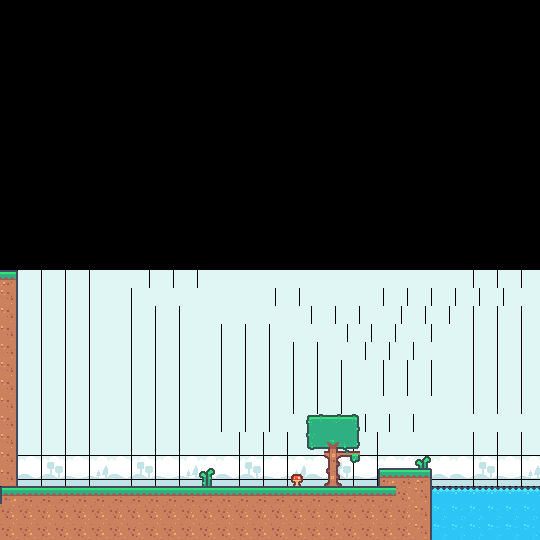

A level layout from a 2D game, rendered from its tile map. Below: a short description, then the map file with its tile-grid data intact:
An orthogonal 30x30 tile map with 18x18 px tiles, 2 tile layers (Tile Layer 2, Tile Layer 1), 2 tilesets.

<map version="1.10" tiledversion="1.10.2" orientation="orthogonal" renderorder="right-down" width="30" height="30" tilewidth="18" tileheight="18" infinite="0" nextlayerid="4" nextobjectid="1">
 <tileset firstgid="1" name="tilemap" tilewidth="18" tileheight="18" spacing="1" tilecount="180" columns="20">
  <image source="kenney_pixel-platformer/Tilemap/tilemap.png" width="379" height="170" />
 </tileset>
 <tileset firstgid="181" name="tilemap-backgrounds_packed" tilewidth="18" tileheight="18" spacing="1" tilecount="30" columns="10">
  <image source="kenney_pixel-platformer/Tilemap/tilemap-backgrounds.png" width="199" height="74" />
 </tileset>
 <layer id="3" name="Tile Layer 2" width="30" height="30">
  <data encoding="csv">
0,0,0,0,0,0,0,0,0,0,0,0,0,0,0,0,0,0,0,0,0,0,0,0,0,0,0,0,0,0,
0,0,0,0,0,0,0,0,0,0,0,0,0,0,0,0,0,0,0,0,0,0,0,0,0,0,0,0,0,0,
0,0,0,0,0,0,0,0,0,0,0,0,0,0,0,0,0,0,0,0,0,0,0,0,0,0,0,0,0,0,
0,0,0,0,0,0,0,0,0,0,0,0,0,0,0,0,0,0,0,0,0,0,0,0,0,0,0,0,0,0,
0,0,0,0,0,0,0,0,0,0,0,0,0,0,0,0,0,0,0,0,0,0,0,0,0,0,0,0,0,0,
0,0,0,0,0,0,0,0,0,0,0,0,0,0,0,0,0,0,0,0,0,0,0,0,0,0,0,0,0,0,
0,0,0,0,0,0,0,0,0,0,0,0,0,0,0,0,0,0,0,0,0,0,0,0,0,0,0,0,0,0,
0,0,0,0,0,0,0,0,0,0,0,0,0,0,0,0,0,0,0,0,0,0,0,0,0,0,0,0,0,0,
0,0,0,0,0,0,0,0,0,0,0,0,0,0,0,0,0,0,0,0,0,0,0,0,0,0,0,0,0,0,
0,0,0,0,0,0,0,0,0,0,0,0,0,0,0,0,0,0,0,0,0,0,0,0,0,0,0,0,0,0,
0,0,0,0,0,0,0,0,0,0,0,0,0,0,0,0,0,0,0,0,0,0,0,0,0,0,0,0,0,0,
0,0,0,0,0,0,0,0,0,0,0,0,0,0,0,0,0,0,0,0,0,0,0,0,0,0,0,0,0,0,
0,0,0,0,0,0,0,0,0,0,0,0,0,0,0,0,0,0,0,0,0,0,0,0,0,0,0,0,0,0,
0,0,0,0,0,0,0,0,0,0,0,0,0,0,0,0,0,0,0,0,0,0,0,0,0,0,0,0,0,0,
0,0,0,0,0,0,0,0,0,0,0,0,0,0,0,0,0,0,0,0,0,0,0,0,0,0,0,0,0,0,
0,181,182,183,184,185,181,181,182,183,184,185,181,181,181,181,181,181,181,181,181,181,181,181,181,181,182,183,184,185,
0,181,182,183,184,185,181,182,181,181,181,181,181,181,181,182,183,181,181,181,181,182,183,184,185,182,183,184,185,185,
0,181,182,183,184,185,181,182,183,184,185,181,181,181,181,181,181,182,183,184,185,181,182,183,184,185,182,183,184,185,
0,181,182,183,184,185,181,182,183,184,185,181,182,183,184,181,181,181,181,182,183,184,185,184,185,185,182,183,184,185,
0,181,182,183,184,185,181,182,183,184,185,181,182,183,184,181,182,183,181,181,182,183,184,185,185,181,182,183,184,185,
0,181,182,183,184,185,181,182,183,184,185,181,182,183,184,181,182,183,184,185,181,182,183,184,185,181,182,183,184,185,
0,181,182,183,184,185,181,182,183,184,185,181,182,183,184,181,182,183,184,185,181,182,183,184,185,181,182,183,184,185,
0,181,182,183,184,185,181,182,183,184,185,181,182,183,184,181,182,183,184,185,185,185,185,185,185,181,182,183,184,185,
0,181,182,183,184,185,181,182,183,184,185,181,182,183,184,185,185,185,185,181,182,183,184,185,185,185,185,185,185,185,
0,181,182,183,184,185,181,182,183,184,185,181,181,182,183,184,185,181,182,183,184,181,181,181,181,181,182,183,184,185,
0,191,192,193,194,195,191,192,193,194,195,191,191,192,193,194,195,191,192,193,194,191,191,191,191,191,192,193,194,195,
0,201,202,203,204,205,201,202,203,204,205,201,201,202,203,204,205,201,202,203,204,201,201,201,201,201,202,203,204,205,
0,0,0,0,0,0,0,0,0,0,0,0,201,201,202,203,204,205,0,0,0,0,0,0,0,0,0,0,0,0,
0,0,0,0,0,0,0,0,0,0,0,0,0,0,0,0,0,0,0,0,0,0,0,0,0,0,0,0,0,0,
0,0,0,0,0,0,0,0,0,0,0,0,0,0,0,0,0,0,0,0,0,0,0,0,0,0,0,0,0,0
</data>
 </layer>
 <layer id="1" name="Tile Layer 1" width="30" height="30">
  <data encoding="csv">
0,0,0,0,0,0,0,0,0,0,0,0,0,0,0,0,0,0,0,0,0,0,0,0,0,0,0,0,0,0,
0,0,0,0,0,0,0,0,0,0,0,0,0,0,0,0,0,0,0,0,0,0,0,0,0,0,0,0,0,0,
0,0,0,0,0,0,0,0,0,0,0,0,0,0,0,0,0,0,0,0,0,0,0,0,0,0,0,0,0,0,
0,0,0,0,0,0,0,0,0,0,0,0,0,0,0,0,0,0,0,0,0,0,0,0,0,0,0,0,0,0,
0,0,0,0,0,0,0,0,0,0,0,0,0,0,0,0,0,0,0,0,0,0,0,0,0,0,0,0,0,0,
0,0,0,0,0,0,0,0,0,0,0,0,0,0,0,0,0,0,0,0,0,0,0,0,0,0,0,0,0,0,
0,0,0,0,0,0,0,0,0,0,0,0,0,0,0,0,0,0,0,0,0,0,0,0,0,0,0,0,0,0,
0,0,0,0,0,0,0,0,0,0,0,0,0,0,0,0,0,0,0,0,0,0,0,0,0,0,0,0,0,0,
0,0,0,0,0,0,0,0,0,0,0,0,0,0,0,0,0,0,0,0,0,0,0,0,0,0,0,0,0,0,
0,0,0,0,0,0,0,0,0,0,0,0,0,0,0,0,0,0,0,0,0,0,0,0,0,0,0,0,0,0,
0,0,0,0,0,0,0,0,0,0,0,0,0,0,0,0,0,0,0,0,0,0,0,0,0,0,0,0,0,0,
0,0,0,0,0,0,0,0,0,0,0,0,0,0,0,0,0,0,0,0,0,0,0,0,0,0,0,0,0,0,
0,0,0,0,0,0,0,0,0,0,0,0,0,0,0,0,0,0,0,0,0,0,0,0,0,0,0,0,0,0,
0,0,0,0,0,0,0,0,0,0,0,0,0,0,0,0,0,0,0,0,0,0,0,0,0,0,0,0,0,0,
0,0,0,0,0,0,0,0,0,0,0,0,0,0,0,0,0,0,0,0,0,0,0,0,0,0,0,0,0,0,
24,0,0,0,0,0,0,0,0,0,0,0,0,0,0,0,0,0,0,0,0,0,0,0,0,0,0,0,0,0,
124,0,0,0,0,0,0,0,0,0,0,0,0,0,0,0,0,0,0,0,0,0,0,0,0,0,0,0,0,0,
124,0,0,0,0,0,0,0,0,0,0,0,0,0,0,0,0,0,0,0,0,0,0,0,0,0,0,0,0,0,
124,0,0,0,0,0,0,0,0,0,0,0,0,0,0,0,0,0,0,0,0,0,0,0,0,0,0,0,0,0,
124,0,0,0,0,0,0,0,0,0,0,0,0,0,0,0,0,0,0,0,0,0,0,0,0,0,0,0,0,0,
124,0,0,0,0,0,0,0,0,0,0,0,0,0,0,0,0,0,0,0,0,0,0,0,0,0,0,0,0,0,
124,0,0,0,0,0,0,0,0,0,0,0,0,0,0,0,0,0,0,0,0,0,0,0,0,0,0,0,0,0,
124,0,0,0,0,0,0,0,0,0,0,0,0,0,0,0,0,0,0,0,0,0,0,0,0,0,0,0,0,0,
124,0,0,0,0,0,0,0,0,0,0,0,0,0,0,0,0,18,19,20,0,0,0,0,0,0,0,0,0,0,
124,0,0,0,0,0,0,0,0,0,0,0,0,0,0,0,0,58,98,60,0,0,0,0,0,0,0,0,0,0,
124,0,0,0,0,0,0,0,0,0,0,0,0,0,0,0,0,0,118,100,0,0,0,125,0,0,0,0,0,0,
124,0,0,0,0,0,0,0,0,0,0,126,0,0,0,0,129,0,138,0,0,22,23,24,0,0,0,0,0,0,
22,23,23,23,23,23,23,23,23,23,23,23,23,23,23,23,23,23,23,23,23,23,123,124,34,34,34,34,34,34,
123,123,123,123,123,123,123,123,123,123,123,123,123,123,123,123,123,123,123,123,123,123,123,124,74,74,74,74,74,74,
123,123,123,123,123,123,123,123,123,123,123,123,123,123,123,123,123,123,123,123,123,123,123,124,74,74,74,74,74,74
</data>
 </layer>
</map>
